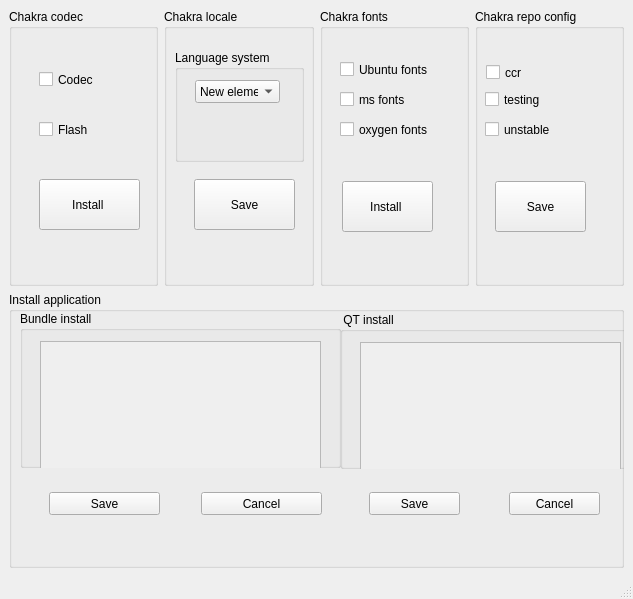
<?xml version="1.0" encoding="UTF-8"?>
<ui version="4.0">
 <class>MainWindow</class>
 <widget class="QMainWindow" name="MainWindow">
  <property name="geometry">
   <rect>
    <x>0</x>
    <y>0</y>
    <width>633</width>
    <height>599</height>
   </rect>
  </property>
  <property name="acceptDrops">
   <bool>false</bool>
  </property>
  <property name="windowTitle">
   <string>MainWindow</string>
  </property>
  <widget class="QWidget" name="centralwidget">
   <property name="sizePolicy">
    <sizepolicy hsizetype="Expanding" vsizetype="Expanding">
     <horstretch>0</horstretch>
     <verstretch>0</verstretch>
    </sizepolicy>
   </property>
   <property name="minimumSize">
    <size>
     <width>200</width>
     <height>100</height>
    </size>
   </property>
   <layout class="QGridLayout" name="gridLayout_2">
    <item row="0" column="0">
     <widget class="QGroupBox" name="groupBox_codc">
      <property name="title">
       <string>Chakra codec</string>
      </property>
      <widget class="QCheckBox" name="checkBox_codec">
       <property name="geometry">
        <rect>
         <x>30</x>
         <y>60</y>
         <width>59</width>
         <height>21</height>
        </rect>
       </property>
       <property name="text">
        <string>Codec</string>
       </property>
      </widget>
      <widget class="QCheckBox" name="checkBox_flash">
       <property name="geometry">
        <rect>
         <x>30</x>
         <y>110</y>
         <width>54</width>
         <height>21</height>
        </rect>
       </property>
       <property name="text">
        <string>Flash</string>
       </property>
      </widget>
      <widget class="QPushButton" name="pushButton_codec">
       <property name="geometry">
        <rect>
         <x>30</x>
         <y>170</y>
         <width>101</width>
         <height>51</height>
        </rect>
       </property>
       <property name="focusPolicy">
        <enum>Qt::TabFocus</enum>
       </property>
       <property name="text">
        <string>Install </string>
       </property>
      </widget>
     </widget>
    </item>
    <item row="0" column="2">
     <widget class="QGroupBox" name="groupBox_fonts">
      <property name="title">
       <string>Chakra fonts</string>
      </property>
      <widget class="QGroupBox" name="groupBox_locale_2">
       <property name="geometry">
        <rect>
         <x>-163</x>
         <y>0</y>
         <width>159</width>
         <height>295</height>
        </rect>
       </property>
       <property name="title">
        <string>Chakra locale</string>
       </property>
       <widget class="QWidget" name="layoutWidget_2">
        <property name="geometry">
         <rect>
          <x>10</x>
          <y>40</y>
          <width>131</width>
          <height>141</height>
         </rect>
        </property>
        <layout class="QVBoxLayout" name="verticalLayout_7">
         <item>
          <widget class="QGroupBox" name="groupBox_9">
           <property name="title">
            <string>Language system</string>
           </property>
           <widget class="QComboBox" name="comboBox_2">
            <property name="geometry">
             <rect>
              <x>20</x>
              <y>30</y>
              <width>85</width>
              <height>23</height>
             </rect>
            </property>
            <item>
             <property name="text">
              <string>New element?</string>
             </property>
            </item>
           </widget>
          </widget>
         </item>
         <item>
          <widget class="QPushButton" name="pushButton_locale_2">
           <property name="text">
            <string>Save</string>
           </property>
          </widget>
         </item>
        </layout>
       </widget>
      </widget>
      <widget class="QPushButton" name="pushButton_fonts">
       <property name="geometry">
        <rect>
         <x>22</x>
         <y>172</y>
         <width>91</width>
         <height>51</height>
        </rect>
       </property>
       <property name="text">
        <string>Install </string>
       </property>
      </widget>
      <widget class="QCheckBox" name="checkBox_oxygen">
       <property name="geometry">
        <rect>
         <x>20</x>
         <y>110</y>
         <width>93</width>
         <height>21</height>
        </rect>
       </property>
       <property name="text">
        <string>oxygen fonts</string>
       </property>
      </widget>
      <widget class="QCheckBox" name="checkBox_ubuntu">
       <property name="geometry">
        <rect>
         <x>20</x>
         <y>50</y>
         <width>95</width>
         <height>21</height>
        </rect>
       </property>
       <property name="text">
        <string>Ubuntu fonts</string>
       </property>
      </widget>
      <widget class="QCheckBox" name="checkBox_ms">
       <property name="geometry">
        <rect>
         <x>20</x>
         <y>80</y>
         <width>72</width>
         <height>21</height>
        </rect>
       </property>
       <property name="text">
        <string>ms fonts</string>
       </property>
      </widget>
     </widget>
    </item>
    <item row="1" column="0" colspan="4">
     <widget class="QGroupBox" name="groupBox_6">
      <property name="title">
       <string>Install application</string>
      </property>
      <widget class="QGroupBox" name="groupBox_8">
       <property name="geometry">
        <rect>
         <x>331</x>
         <y>20</y>
         <width>311</width>
         <height>157</height>
        </rect>
       </property>
       <property name="title">
        <string> QT install</string>
       </property>
       <widget class="QScrollArea" name="scrollArea_2">
        <property name="geometry">
         <rect>
          <x>20</x>
          <y>30</y>
          <width>261</width>
          <height>211</height>
         </rect>
        </property>
        <property name="widgetResizable">
         <bool>true</bool>
        </property>
        <widget class="QWidget" name="scrollAreaWidgetContents_2">
         <property name="geometry">
          <rect>
           <x>0</x>
           <y>0</y>
           <width>255</width>
           <height>205</height>
          </rect>
         </property>
        </widget>
       </widget>
      </widget>
      <widget class="QPushButton" name="pushButton_6">
       <property name="geometry">
        <rect>
         <x>360</x>
         <y>200</y>
         <width>91</width>
         <height>23</height>
        </rect>
       </property>
       <property name="text">
        <string>Save</string>
       </property>
      </widget>
      <widget class="QPushButton" name="pushButton_7">
       <property name="geometry">
        <rect>
         <x>500</x>
         <y>200</y>
         <width>91</width>
         <height>23</height>
        </rect>
       </property>
       <property name="text">
        <string>Cancel</string>
       </property>
      </widget>
      <widget class="QGroupBox" name="groupBox_7">
       <property name="geometry">
        <rect>
         <x>11</x>
         <y>19</y>
         <width>321</width>
         <height>157</height>
        </rect>
       </property>
       <property name="title">
        <string>Bundle install</string>
       </property>
       <widget class="QScrollArea" name="scrollArea">
        <property name="geometry">
         <rect>
          <x>20</x>
          <y>30</y>
          <width>281</width>
          <height>211</height>
         </rect>
        </property>
        <property name="widgetResizable">
         <bool>true</bool>
        </property>
        <widget class="QWidget" name="scrollAreaWidgetContents">
         <property name="geometry">
          <rect>
           <x>0</x>
           <y>0</y>
           <width>275</width>
           <height>205</height>
          </rect>
         </property>
        </widget>
       </widget>
      </widget>
      <widget class="QPushButton" name="pushButton_5">
       <property name="geometry">
        <rect>
         <x>40</x>
         <y>200</y>
         <width>111</width>
         <height>23</height>
        </rect>
       </property>
       <property name="text">
        <string>Save</string>
       </property>
      </widget>
      <widget class="QPushButton" name="pushButton_8">
       <property name="geometry">
        <rect>
         <x>192</x>
         <y>200</y>
         <width>121</width>
         <height>23</height>
        </rect>
       </property>
       <property name="text">
        <string>Cancel</string>
       </property>
      </widget>
     </widget>
    </item>
    <item row="0" column="1">
     <widget class="QGroupBox" name="groupBox_locale">
      <property name="title">
       <string>Chakra locale</string>
      </property>
      <widget class="QGroupBox" name="groupBox_5">
       <property name="geometry">
        <rect>
         <x>11</x>
         <y>41</y>
         <width>129</width>
         <height>112</height>
        </rect>
       </property>
       <property name="title">
        <string>Language system</string>
       </property>
       <widget class="QComboBox" name="comboBox">
        <property name="geometry">
         <rect>
          <x>20</x>
          <y>30</y>
          <width>85</width>
          <height>23</height>
         </rect>
        </property>
        <item>
         <property name="text">
          <string>New element?</string>
         </property>
        </item>
       </widget>
      </widget>
      <widget class="QPushButton" name="pushButton_locale">
       <property name="geometry">
        <rect>
         <x>30</x>
         <y>170</y>
         <width>101</width>
         <height>51</height>
        </rect>
       </property>
       <property name="text">
        <string>Save</string>
       </property>
      </widget>
     </widget>
    </item>
    <item row="0" column="3">
     <widget class="QGroupBox" name="groupBox_repo">
      <property name="title">
       <string>Chakra repo config</string>
      </property>
      <widget class="QCheckBox" name="checkBox_unstable">
       <property name="geometry">
        <rect>
         <x>10</x>
         <y>110</y>
         <width>73</width>
         <height>21</height>
        </rect>
       </property>
       <property name="text">
        <string>unstable</string>
       </property>
      </widget>
      <widget class="QCheckBox" name="checkBox_ccr">
       <property name="geometry">
        <rect>
         <x>11</x>
         <y>53</y>
         <width>41</width>
         <height>21</height>
        </rect>
       </property>
       <property name="text">
        <string>ccr</string>
       </property>
      </widget>
      <widget class="QCheckBox" name="checkBox_testing">
       <property name="geometry">
        <rect>
         <x>10</x>
         <y>80</y>
         <width>63</width>
         <height>21</height>
        </rect>
       </property>
       <property name="text">
        <string>testing</string>
       </property>
      </widget>
      <widget class="QPushButton" name="pushButton_repo">
       <property name="geometry">
        <rect>
         <x>20</x>
         <y>172</y>
         <width>91</width>
         <height>51</height>
        </rect>
       </property>
       <property name="text">
        <string>Save</string>
       </property>
      </widget>
     </widget>
    </item>
   </layout>
  </widget>
  <widget class="QStatusBar" name="statusbar"/>
 </widget>
 <resources/>
 <connections/>
</ui>
